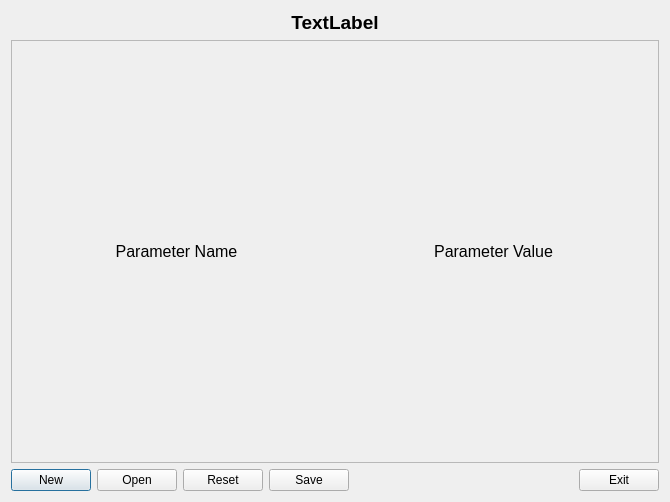
<?xml version="1.0" encoding="UTF-8"?>
<ui version="4.0">
 <class>RunningParametersDialog</class>
 <widget class="QDialog" name="RunningParametersDialog">
  <property name="geometry">
   <rect>
    <x>0</x>
    <y>0</y>
    <width>670</width>
    <height>502</height>
   </rect>
  </property>
  <property name="windowTitle">
   <string>Dialog</string>
  </property>
  <layout class="QVBoxLayout" name="verticalLayout">
   <item>
    <widget class="QLabel" name="label_header">
     <property name="font">
      <font>
       <pointsize>14</pointsize>
       <weight>75</weight>
       <bold>true</bold>
      </font>
     </property>
     <property name="text">
      <string>TextLabel</string>
     </property>
     <property name="alignment">
      <set>Qt::AlignCenter</set>
     </property>
     <property name="margin">
      <number>12</number>
     </property>
    </widget>
   </item>
   <item>
    <widget class="QScrollArea" name="scrollArea_parameters">
     <property name="widgetResizable">
      <bool>true</bool>
     </property>
     <widget class="QWidget" name="scrollAreaWidgetContents_parameters">
      <property name="geometry">
       <rect>
        <x>0</x>
        <y>0</y>
        <width>646</width>
        <height>382</height>
       </rect>
      </property>
      <layout class="QGridLayout" name="gridLayout_parameters">
       <item row="1" column="0">
        <widget class="QLabel" name="label_parameterName">
         <property name="font">
          <font>
           <pointsize>12</pointsize>
           <weight>50</weight>
           <bold>false</bold>
          </font>
         </property>
         <property name="text">
          <string>Parameter Name</string>
         </property>
         <property name="alignment">
          <set>Qt::AlignCenter</set>
         </property>
        </widget>
       </item>
       <item row="1" column="1">
        <widget class="QLabel" name="label_parameterValue">
         <property name="font">
          <font>
           <pointsize>12</pointsize>
           <weight>50</weight>
           <bold>false</bold>
          </font>
         </property>
         <property name="text">
          <string>Parameter Value</string>
         </property>
         <property name="alignment">
          <set>Qt::AlignCenter</set>
         </property>
        </widget>
       </item>
      </layout>
     </widget>
    </widget>
   </item>
   <item>
    <layout class="QHBoxLayout" name="horizontalLayout">
     <item>
      <widget class="QPushButton" name="pushButton_new">
       <property name="text">
        <string>New</string>
       </property>
      </widget>
     </item>
     <item>
      <widget class="QPushButton" name="pushButton_Open">
       <property name="text">
        <string>Open</string>
       </property>
      </widget>
     </item>
     <item>
      <widget class="QPushButton" name="pushButton_Reset">
       <property name="text">
        <string>Reset</string>
       </property>
      </widget>
     </item>
     <item>
      <widget class="QPushButton" name="pushButton_save">
       <property name="text">
        <string>Save</string>
       </property>
      </widget>
     </item>
     <item>
      <spacer name="horizontalSpacer">
       <property name="orientation">
        <enum>Qt::Horizontal</enum>
       </property>
       <property name="sizeHint" stdset="0">
        <size>
         <width>40</width>
         <height>20</height>
        </size>
       </property>
      </spacer>
     </item>
     <item>
      <widget class="QPushButton" name="pushButton_exit">
       <property name="text">
        <string>Exit</string>
       </property>
      </widget>
     </item>
    </layout>
   </item>
  </layout>
 </widget>
 <resources/>
 <connections/>
</ui>
